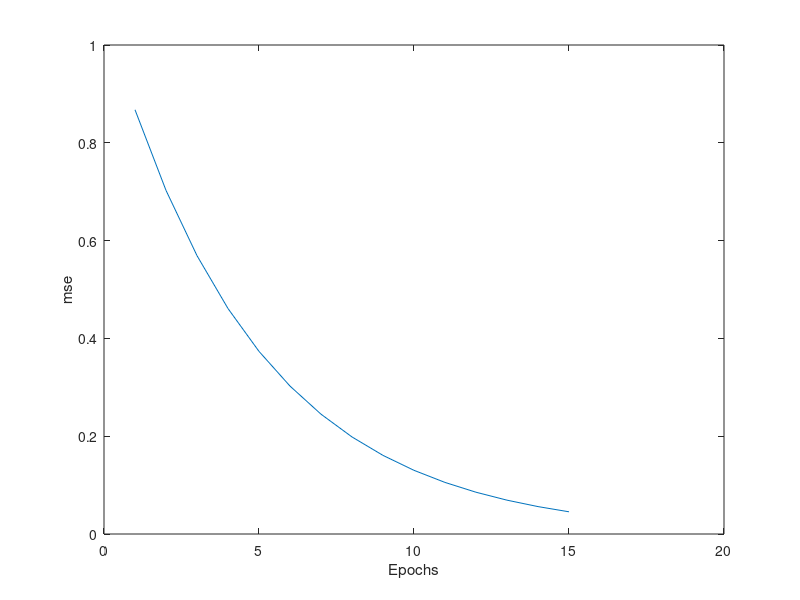

Write the MATLAB code that produced this figure.
clear

epochs = 0;

in = [1 0 0 0;0 1 0 0; 0 0 1 0; 0 0 0 1];

tar = [1 0;1 0;0 1; 0 1];

w = (rand(4,2)*2-1);

mse = 100000;

lrate = .1;

while mse > .05
    
    epochs = epochs+1;
    
    for n = 1:4
        
    i = in(n,:);
    
    t = tar(n,:);
    
    out = i*w;
    
    e = t - out;
    
    errs(n)= mean(e.^2);
    
    delta = lrate.*(i'*e)
    
    w = w+delta;
    
    end
    
    mse = mean(errs)
    
    allmse(epochs) =mse;


end

plot(allmse)

xlabel('Epochs')
ylabel('mse')